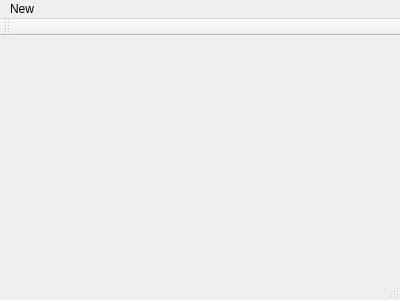
<?xml version="1.0" encoding="UTF-8"?>
<ui version="4.0">
 <class>MainWindow</class>
 <widget class="QMainWindow" name="MainWindow">
  <property name="geometry">
   <rect>
    <x>0</x>
    <y>0</y>
    <width>400</width>
    <height>300</height>
   </rect>
  </property>
  <property name="windowTitle">
   <string>MainWindow</string>
  </property>
  <widget class="QWidget" name="centralWidget"/>
  <widget class="QMenuBar" name="menuBar">
   <property name="geometry">
    <rect>
     <x>0</x>
     <y>0</y>
     <width>400</width>
     <height>33</height>
    </rect>
   </property>
   <widget class="QMenu" name="menuNew">
    <property name="title">
     <string>New</string>
    </property>
    <addaction name="actionshow"/>
    <addaction name="actionexec"/>
    <addaction name="actionmodal_true"/>
    <addaction name="actionmodal_false"/>
   </widget>
   <addaction name="menuNew"/>
  </widget>
  <widget class="QToolBar" name="mainToolBar">
   <attribute name="toolBarArea">
    <enum>TopToolBarArea</enum>
   </attribute>
   <attribute name="toolBarBreak">
    <bool>false</bool>
   </attribute>
  </widget>
  <widget class="QStatusBar" name="statusBar"/>
  <action name="actionshow">
   <property name="text">
    <string>show():</string>
   </property>
  </action>
  <action name="actionexec">
   <property name="text">
    <string>exec():</string>
   </property>
  </action>
  <action name="actionmodal_true">
   <property name="text">
    <string>modal(true)</string>
   </property>
  </action>
  <action name="actionmodal_false">
   <property name="text">
    <string>modal(false)</string>
   </property>
  </action>
 </widget>
 <layoutdefault spacing="6" margin="11"/>
 <resources/>
 <connections/>
</ui>
